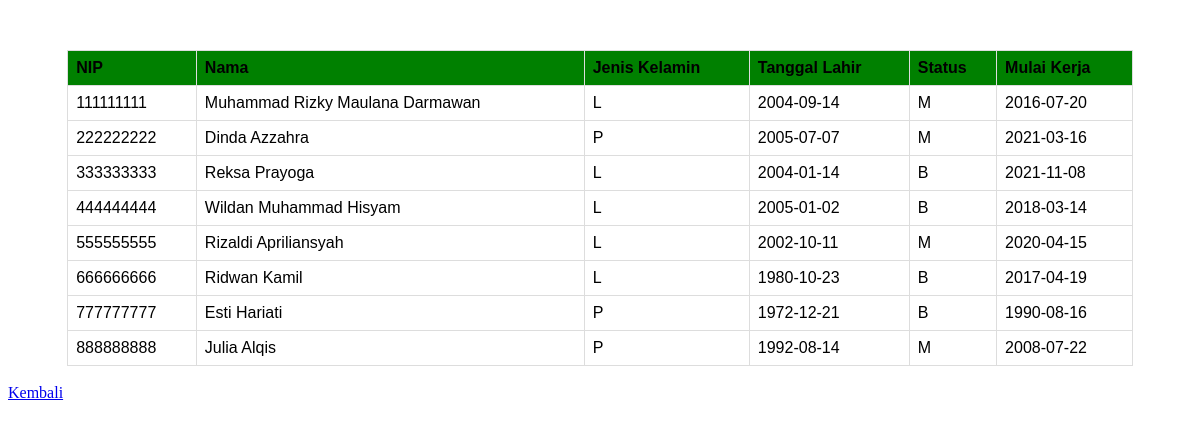
Page /1/index.php on the committed database.
### tables this page shows
CREATE TABLE `pegawai` (
  `nip` int(11) NOT NULL,
  `nama` varchar(100) NOT NULL,
  `jns_kel` char(1) NOT NULL,
  `tgl_lahir` date NOT NULL,
  `status` char(1) NOT NULL,
  `mulai_kerja` date NOT NULL
);

### 1/config.php (called while the page is built, shortened)
<?php
class config {
public $db_host = "localhost";
public $db_user = "root";
public $db_pass = "";
public $db_name = "pertemuan2";
function __construct(){
    $conn = mysqli_connect($this->db_host, $this->db_user, $this->db_pass, $this->db_name);
    $this->conn = $conn;
}
}
?>

### 1/pegawai.php (called while the page is built)
<?php
class Pegawai {
    function query($conn, $query){
        $data = mysqli_query($conn, $query);
        return $data;
    }
}
?>

### 1/index.php (the view, shortened to what this page needs)
<?php
include("config.php");
include("pegawai.php");
$pegawai = new pegawai;
$connection = new config;
$allPegawai = $pegawai->query($connection->conn,"SELECT * FROM pegawai");
?>
<!DOCTYPE html>
<html lang="en">
<head>
</head>
<body>
    <div class="container">
    <table>
        <thead>
            <tr>
                <th>NIP</th>
                <th>Nama</th>
                <th>Jenis Kelamin</th>
                <th>Tanggal Lahir</th>
                <th>Status</th>
                <th>Mulai Kerja</th>
            </tr>
        </thead>
        <tbody>
            <?php
                foreach($allPegawai as $pegawai){
                    echo "<tr>";
                    echo "<td>".$pegawai['nip']."</td>";
                    echo "<td>".$pegawai['nama']."</td>";
                    echo "<td>".$pegawai['jns_kel']."</td>";
                    echo "<td>".$pegawai['tgl_lahir']."</td>";
                    echo "<td>".$pegawai['status']."</td>";
                    echo "<td>".$pegawai['mulai_kerja']."</td>";
                    echo "<tr>";
                }
            ?>
        </tbody>
    </table>
    </div>
    <br>
    <a href="../index.php">Kembali</a>
</body>
</html>

### 1/index.php (style rules this page uses)
.container { width: 90%; margin-left: auto; margin-right: auto; margin-top: 50px; }
table { font-family: arial, sans-serif; border-collapse: collapse; width: 100%; }
thead { background-color: green; }
td, th { border: 1px solid #dddddd; text-align: left; padding: 8px; }
tr:nth-child(even) { background-color: #dddddd; }

### rows in the picture
pegawai: nip "111111111", nama "Muhammad Rizky Maulana Darmawan", jns_kel "L", tgl_lahir "2004-09-14", status "M", mulai_kerja "2016-07-20"
pegawai: nip "222222222", nama "Dinda Azzahra", jns_kel "P", tgl_lahir "2005-07-07", status "M", mulai_kerja "2021-03-16"
pegawai: nip "333333333", nama "Reksa Prayoga", jns_kel "L", tgl_lahir "2004-01-14", status "B", mulai_kerja "2021-11-08"
pegawai: nip "444444444", nama "Wildan Muhammad Hisyam", jns_kel "L", tgl_lahir "2005-01-02", status "B", mulai_kerja "2018-03-14"
pegawai: nip "555555555", nama "Rizaldi Apriliansyah", jns_kel "L", tgl_lahir "2002-10-11", status "M", mulai_kerja "2020-04-15"
pegawai: nip "666666666", nama "Ridwan Kamil", jns_kel "L", tgl_lahir "1980-10-23", status "B", mulai_kerja "2017-04-19"
pegawai: nip "777777777", nama "Esti Hariati", jns_kel "P", tgl_lahir "1972-12-21", status "B", mulai_kerja "1990-08-16"
pegawai: nip "888888888", nama "Julia Alqis", jns_kel "P", tgl_lahir "1992-08-14", status "M", mulai_kerja "2008-07-22"
